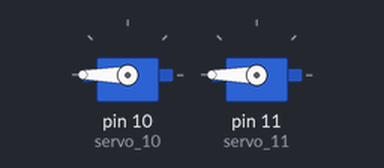
Simulated run of this sketch. Board: Arduino Uno, built with avr-gcc and run on an emulated ATmega328P. Parts: 2 × servo.

Above: at 0.05 s.
At 3.0 s:
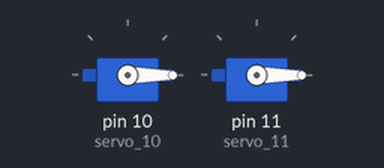
Timing chart, 0 to 6.9 s (numbered marks = the images above):
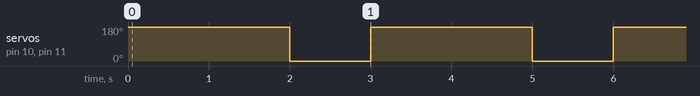

Measured:
- by itself, servo on pin 10 (servo_10), servo on pin 11 (servo_11): alternates 180° for 2.0 s and 0° for 1.0 s

The sketch:

2_Servo_Motor-_Code.ino
```cpp
#include <Servo.h>

int i = 0;

Servo servo_10;

Servo servo_11;

void setup()
{
  servo_10.attach(10);

  servo_11.attach(11);

}

void loop()
{
  servo_10.write(180);
  servo_11.write(180);
  delay(2000); // Wait for 1000 millisecond(s)

  servo_10.write(-180);
  servo_11.write(-180);
  delay(1000);

}
```
